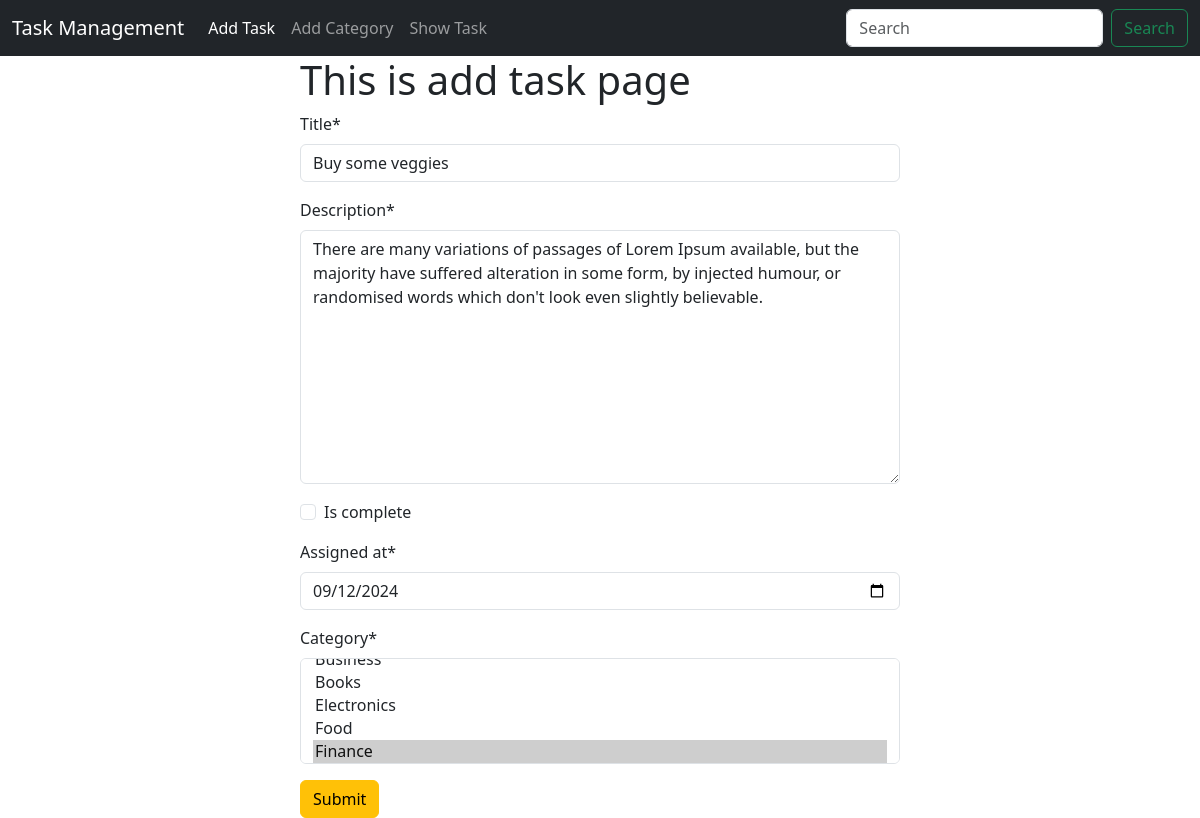
The page /task/add/10 on the database its author committed.
### tasks/models.py (models this page shows, shortened)
class Task(models.Model):
    title = models.CharField(max_length=200)
    description = models.TextField()
    is_complete = models.BooleanField(default=False)
    assigned_at = models.DateTimeField()
    category = models.ManyToManyField(Category)

### tasks/views.py (the view)
# urls.py: path('add/<int:id>', views.edit_task, name="edit_task"),
def edit_task(request, id):
    task = models.Task.objects.get(id=id) #here the name of the pk and id, id is fixed
    task_form = forms.TaskForm(instance=task)
    if request.method == "POST":
        task_form = forms.TaskForm(request.POST, instance=task)
        if task_form.is_valid():
            task_form.save()
            return redirect('homepage')
    return render(request, 'add_task.html', {"form" : task_form})

### tasks/forms.py
class TaskForm(forms.ModelForm):
    class Meta:
        model = Task
        fields = "__all__"
        widgets = {
            'assigned_at': forms.DateInput(attrs={'type': 'date'}),
        }

### categories/models.py (called while the page is built)
    def __str__(self) -> str:
        return self.name

### tasks/templates/add_task.html (shortened to what this page needs)
{% extends 'base.html' %}
{% load crispy_forms_tags %}
{% block content %}
<form style="width: 50%; margin:auto;" method="post">
    <h1>This is add task page</h1>
    {{form | crispy}}
    <button class="btn btn-warning">Submit</button>
</form>
{% endblock %}

### rows shown on the page
Task: title "Buy some veggies", description "There are many variations of passages of Lorem Ipsum available, but the majority have suffered alteration in some form, by injected humour, or randomised words which don't look even slightly believable.", assigned_at "09/12/2024"
